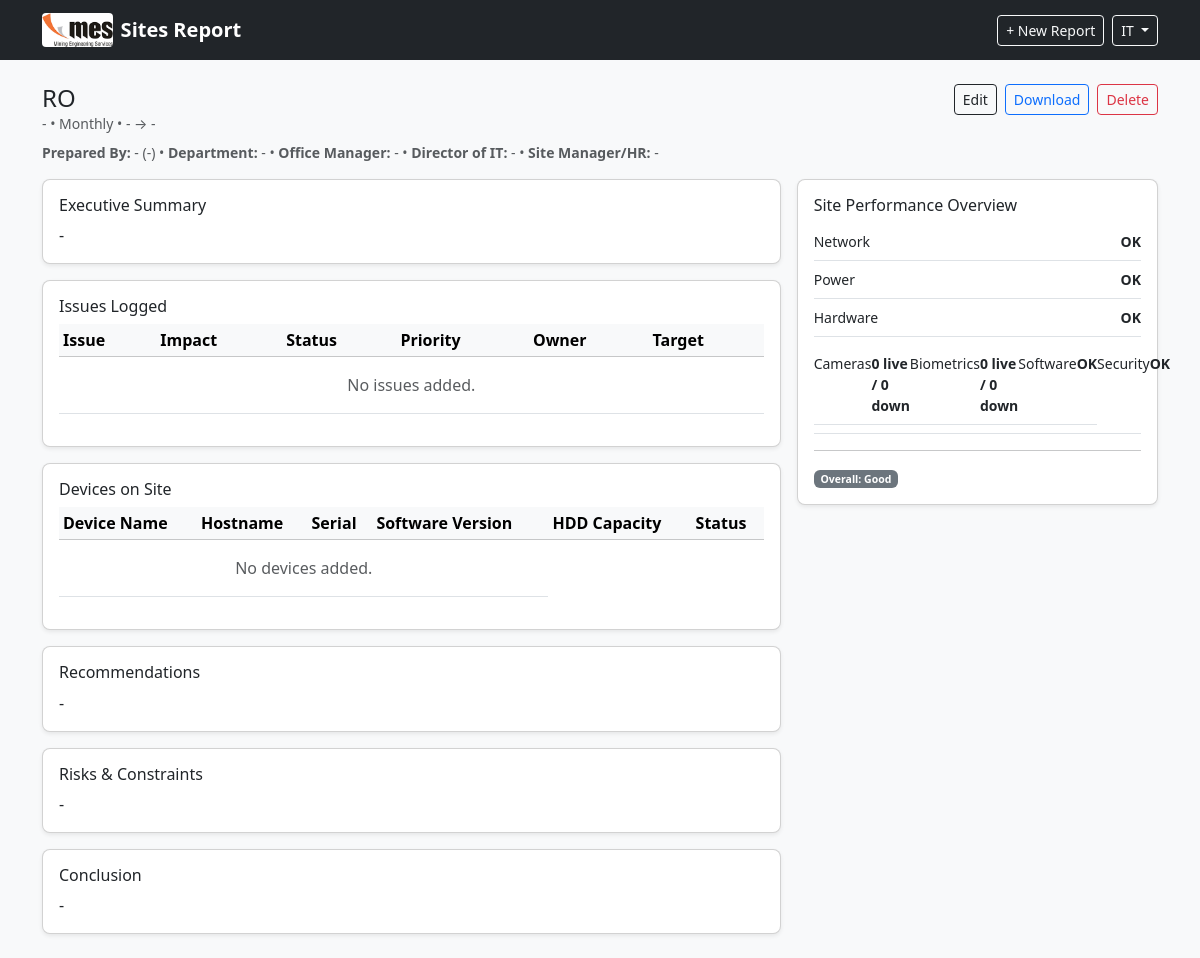
The app's page /report/1 (signed in) with its own data.
### tables this page shows
CREATE TABLE reports (
        id INTEGER PRIMARY KEY AUTOINCREMENT,
        site_name TEXT NOT NULL,
        location TEXT,
        report_type TEXT NOT NULL,
        period_start TEXT,
        period_end TEXT,
        prepared_by TEXT,
        department TEXT,
        date_submitted TEXT,
        prepared_by_title TEXT,
        office_manager TEXT,
        director_it TEXT,

        executive_summary TEXT,
        overall_status TEXT,

        network_status TEXT,
        power_status TEXT,
        hardware_status TEXT,
        biomedical_status TEXT,
        cameras_live INTEGER DEFAULT 0,
        cameras_down INTEGER DEFAULT 0,
        biometrics_live INTEGER DEFAULT 0,
        biometrics_down INTEGER DEFAULT 0,
        software_status TEXT,
        security_status TEXT,

        recommendations TEXT,
        risks_constraints TEXT,
        conclusion TEXT,

        created_at TEXT NOT NULL
    , site_manager_hr TEXT);

### app.py (the view)
@app.route("/report/<int:report_id>")
@login_required
def report_detail(report_id):
    conn = get_db()
    cur = conn.cursor()
    report = cur.execute("SELECT * FROM reports WHERE id = ?", (report_id,)).fetchone()
    issues = cur.execute("SELECT * FROM issues WHERE report_id = ? ORDER BY id DESC", (report_id,)).fetchall()
    devices = cur.execute("SELECT * FROM devices WHERE report_id = ? ORDER BY id DESC", (report_id,)).fetchall()
    devices = cur.execute("SELECT * FROM devices WHERE report_id = ? ORDER BY id DESC", (report_id,)).fetchall()
    conn.close()
    if not report:
        flash("Report not found.", "danger")
        return redirect(url_for("index"))
    return render_template("report_detail.html", report=report, issues=issues, devices=devices)

### app.py (called while the page is built)
def get_db():
    os.makedirs(app.instance_path, exist_ok=True)
    conn = sqlite3.connect(DB_PATH)
    conn.row_factory = sqlite3.Row
    return conn

@app.before_request
def startup():
    init_db()

def login_required(f):
    @wraps(f)
    def decorated_function(*args, **kwargs):
        if 'user_id' not in session:
            flash("Please log in first.", "warning")
            return redirect(url_for('login'))
        return f(*args, **kwargs)
    return decorated_function

### templates/report_detail.html
{% extends "base.html" %}
{% block content %}
<div class="d-flex justify-content-between align-items-start mb-3">
  <div>
    <h4 class="mb-0">{{ report.site_name }}</h4>
    <div class="text-muted small">
      {{ report.location or "-" }} • {{ report.report_type }} •
      {{ report.period_start or "-" }} → {{ report.period_end or "-" }}
    </div>
    <div class="text-muted small mt-2">
      <strong>Prepared By:</strong> {{ report.prepared_by or "-" }} ({{ report.prepared_by_title or "-" }}) •
      <strong>Department:</strong> {{ report.department or "-" }} •
      <strong>Office Manager:</strong> {{ report.office_manager or "-" }} •
      <strong>Director of IT:</strong> {{ report.director_it or "-" }} •
      <strong>Site Manager/HR:</strong> {{ report.site_manager_hr or "-" }}
    </div>
  </div>
  <div class="d-flex gap-2">
    <a class="btn btn-outline-dark btn-sm" href="{{ url_for('edit_report', report_id=report.id) }}">Edit</a>
    <a class="btn btn-outline-primary btn-sm" href="{{ url_for('download_report', report_id=report.id) }}">Download</a>
    <form method="POST" action="{{ url_for('delete_report', report_id=report.id) }}"
          onsubmit="return confirm('Delete this report?');">
      <button class="btn btn-outline-danger btn-sm">Delete</button>
    </form>
  </div>
</div>
<div class="row g-3">
  <div class="col-md-8">
    <div class="card shadow-sm mb-3">
      <div class="card-body">
        <h6>Executive Summary</h6>
        <p class="mb-0">{{ report.executive_summary or "-" }}</p>
      </div>
    </div>
    <div class="card shadow-sm mb-3">
      <div class="card-body">
        <h6>Issues Logged</h6>
        <div class="table-responsive">
          <table class="table table-sm align-middle">
            <thead class="table-light">
              <tr>
                <th>Issue</th>
                <th>Impact</th>
                <th>Status</th>
                <th>Priority</th>
                <th>Owner</th>
                <th>Target</th>
              </tr>
            </thead>
            <tbody>
              {% for i in issues %}
              <tr>
                <td class="fw-semibold">{{ i.issue_title }}</td>
                <td>{{ i.impact }}</td>
                <td>{{ i.status }}</td>
                <td>{{ i.priority }}</td>
                <td>{{ i.owner }}</td>
                <td>{{ i.target_date or "-" }}</td>
              </tr>
              {% else %}
              <tr>
                <td colspan="6" class="text-center text-muted py-3">No issues added.</td>
              </tr>
              {% endfor %}
            </tbody>
          </table>
        </div>
      </div>
    </div>
    <div class="card shadow-sm mb-3">
      <div class="card-body">
        <h6>Devices on Site</h6>
        <div class="table-responsive">
          <table class="table table-sm align-middle">
            <thead class="table-light">
              <tr>
                <th>Device Name</th>
                <th>Hostname</th>
                <th>Serial</th>
                <th>Software Version</th>
                <th>HDD Capacity</th>
                <th>Status</th>
              </tr>
            </thead>
            <tbody>
              {% for d in devices %}
              <tr>
                <td class="fw-semibold">{{ d.device_name }}</td>
                <td>{{ d.hostname or '-' }}</td>
                <td>{{ d.serial_number or '-' }}</td>
                <td>{{ d.software_version or '-' }}</td>
                <td>{{ d.hdd_capacity or '-' }}</td>
                <td>{{ d.status or '-' }}</td>
              </tr>
              {% else %}
              <tr>
                <td colspan="4" class="text-center text-muted py-3">No devices added.</td>
              </tr>
              {% endfor %}
            </tbody>
          </table>
        </div>
      </div>
    </div>
    <div class="card shadow-sm mb-3">
      <div class="card-body">
        <h6>Recommendations</h6>
        <p class="mb-0">{{ report.recommendations or "-" }}</p>
      </div>
    </div>
    <div class="card shadow-sm mb-3">
      <div class="card-body">
        <h6>Risks & Constraints</h6>
        <p class="mb-0">{{ report.risks_constraints or "-" }}</p>
      </div>
    </div>
    <div class="card shadow-sm">
      <div class="card-body">
        <h6>Conclusion</h6>
        <p class="mb-0">{{ report.conclusion or "-" }}</p>
      </div>
    </div>
  </div>
  <div class="col-md-4">
    <div class="card shadow-sm">
      <div class="card-body">
        <h6>Site Performance Overview</h6>
        <div class="small">
          <div class="d-flex justify-content-between border-bottom py-2">
            <span>Network</span>
            <span class="fw-semibold">{{ report.network_status }}</span>
          </div>
          <div class="d-flex justify-content-between border-bottom py-2">
            <span>Power</span>
            <span class="fw-semibold">{{ report.power_status }}</span>
          </div>
          <div class="d-flex justify-content-between border-bottom py-2">
            <span>Hardware</span>
            <span class="fw-semibold">{{ report.hardware_status }}</span>
          </div>
          <div class="d-flex justify-content-between border-bottom py-2">
          <div class="d-flex justify-content-between border-bottom py-2">
            <span>Cameras</span>
            <span class="fw-semibold">{{ report.cameras_live or 0 }} live / {{ report.cameras_down or 0 }} down</span>
          </div>
          <div class="d-flex justify-content-between border-bottom py-2">
            <span>Biometrics</span>
            <span class="fw-semibold">{{ report.biometrics_live or 0 }} live / {{ report.biometrics_down or 0 }} down</span>
          </div>
          <div class="d-flex justify-content-between border-bottom py-2">
            <span>Software</span>
            <span class="fw-semibold">{{ report.software_status }}</span>
          </div>
          <div class="d-flex justify-content-between py-2">
            <span>Security</span>
            <span class="fw-semibold">{{ report.security_status }}</span>
          </div>
        </div>
        <hr>
        <div>
          <span class="badge bg-secondary">Overall: {{ report.overall_status }}</span>
        </div>
      </div>
    </div>
  </div>
</div>
{% endblock %}

### static/style.css (style rules this page uses)
body { background: #f8f9fa; }
.card { border-radius: 8px; }

### records on screen
reports: site_name "RO", location "-", report_type "Monthly", period_start "-", period_end "-", prepared_by "-", prepared_by_title "-", department "-", office_manager "-", director_it "-", site_manager_hr "-", executive_summary "-", recommendations "-", risks_constraints "-", conclusion "-", network_status "OK", power_status "OK", hardware_status "OK", cameras_live "0", cameras_down "0", biometrics_live "0", biometrics_down "0", software_status "OK", security_status "OK", overall_status "Good"

### other values on screen
{{ session['username'] }} "IT"
